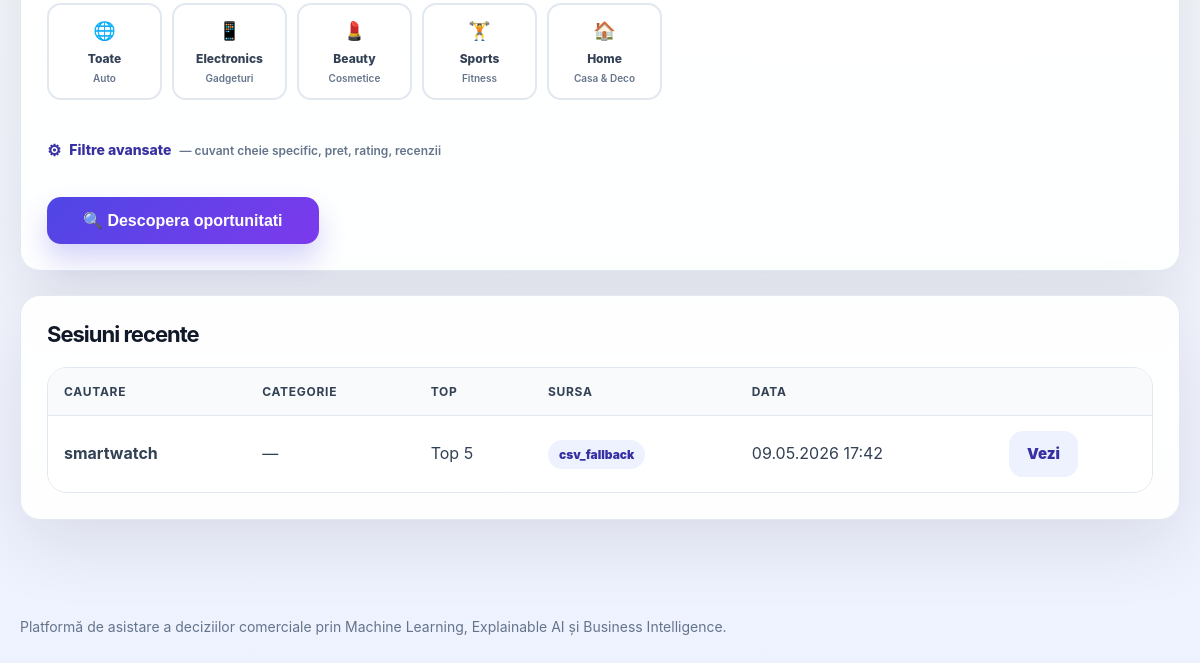
The app's page /oportunitati/ (lower part), older data.
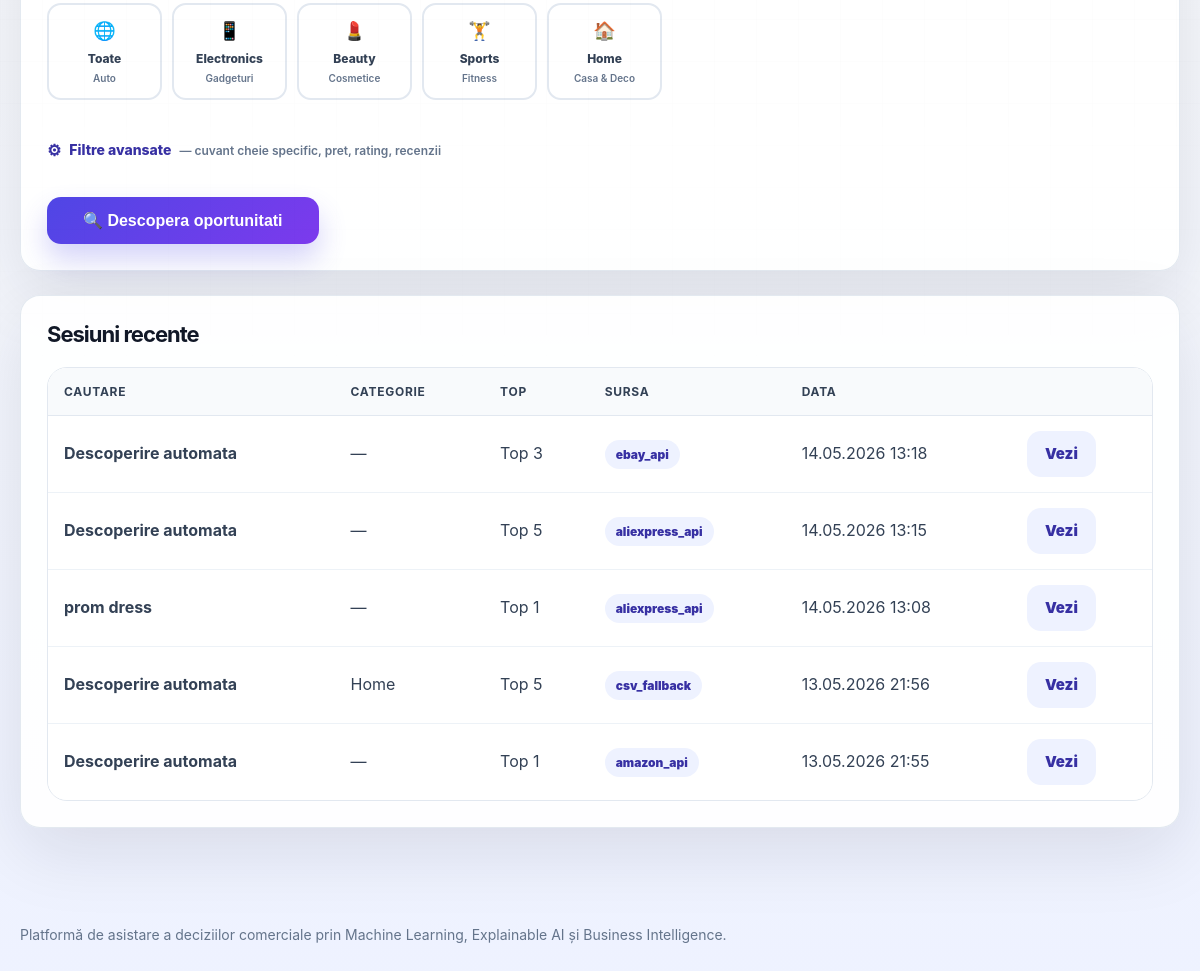
The same page, newer data.
### discovery/models.py (models this page shows, shortened)
class SearchQuery(models.Model):
    SOURCE_API = 'api'
    SOURCE_CSV = 'csv'
    SOURCE_CHOICES = [
        (SOURCE_API, 'Amazon API (date reale)'),
        (SOURCE_CSV, 'CSV fallback (demo)'),
    ]
    keyword = models.CharField(max_length=200)
    category = models.CharField(max_length=120, blank=True)
    max_price = models.DecimalField(max_digits=10, decimal_places=2, null=True, blank=True)
    min_rating = models.FloatField(default=0)
    min_reviews = models.PositiveIntegerField(default=0)
    top_n = models.PositiveIntegerField(default=5)
    data_source = models.CharField(max_length=20, choices=SOURCE_CHOICES, default=SOURCE_API)
    used_source = models.CharField(max_length=40, blank=True)
    status_message = models.TextField(blank=True)
    created_at = models.DateTimeField(auto_now_add=True)
    class Meta:
        ordering = ['-created_at']

### discovery/views.py (the view, shortened to what this page needs)
# urls.py: path('', views.opportunity_search, name='opportunity_search'),
def opportunity_search(request):
    form = OpportunitySearchForm(request.POST or None)
    search_query = None
    discovered_products = []
    recent_searches = SearchQuery.objects.all()[:5]
    return render(request, 'discovery/opportunity_search.html', {
        'form': form,
        'search_query': search_query,
        'discovered_products': discovered_products,
        'recent_searches': recent_searches,
    })

### templates/discovery/opportunity_search.html (shortened to what the changed rows need)
{% extends 'base.html' %}
{% block content %}
{% if recent_searches %}
<div class="card">
  <div class="card-header">
    <div><h2 class="card-title">Sesiuni recente</h2></div>
  </div>
  <div class="table-wrapper">
    <table>
      <thead>
        <tr><th>Cautare</th><th>Categorie</th><th>Top</th><th>Sursa</th><th>Data</th><th></th></tr>
      </thead>
      <tbody>
      {% for item in recent_searches %}
        <tr>
          <td><strong>{{ item.keyword|default:"Descoperire automata" }}</strong></td>
          <td>{{ item.category|default:"—" }}</td>
          <td>Top {{ item.top_n }}</td>
          <td><span class="badge badge-info">{{ item.used_source|default:item.get_data_source_display }}</span></td>
          <td>{{ item.created_at|date:"d.m.Y H:i" }}</td>
          <td><a class="btn btn-ghost" href="/oportunitati/cautare/{{ item.id }}/">Vezi</a></td>
        </tr>
      {% endfor %}
      </tbody>
    </table>
  </div>
</div>
{% endif %}
{% endblock %}

Row changes from the older to the newer data that the page shows:
no longer on this page (row unchanged): SearchQuery: keyword "smartwatch", category "—", top_n "5", used_source "csv_fallback", created_at "09.05.2026 17:42"
added SearchQuery: keyword "Descoperire automata", category "—", top_n "3", used_source "ebay_api", created_at "14.05.2026 13:18"
added SearchQuery: keyword "Descoperire automata", category "—", top_n "5", used_source "aliexpress_api", created_at "14.05.2026 13:15"
added SearchQuery: keyword "prom dress", category "—", top_n "1", used_source "aliexpress_api", created_at "14.05.2026 13:08"
added SearchQuery: keyword "Descoperire automata", category "Home", top_n "5", used_source "csv_fallback", created_at "13.05.2026 21:56"
added SearchQuery: keyword "Descoperire automata", category "—", top_n "1", used_source "amazon_api", created_at "13.05.2026 21:55"
